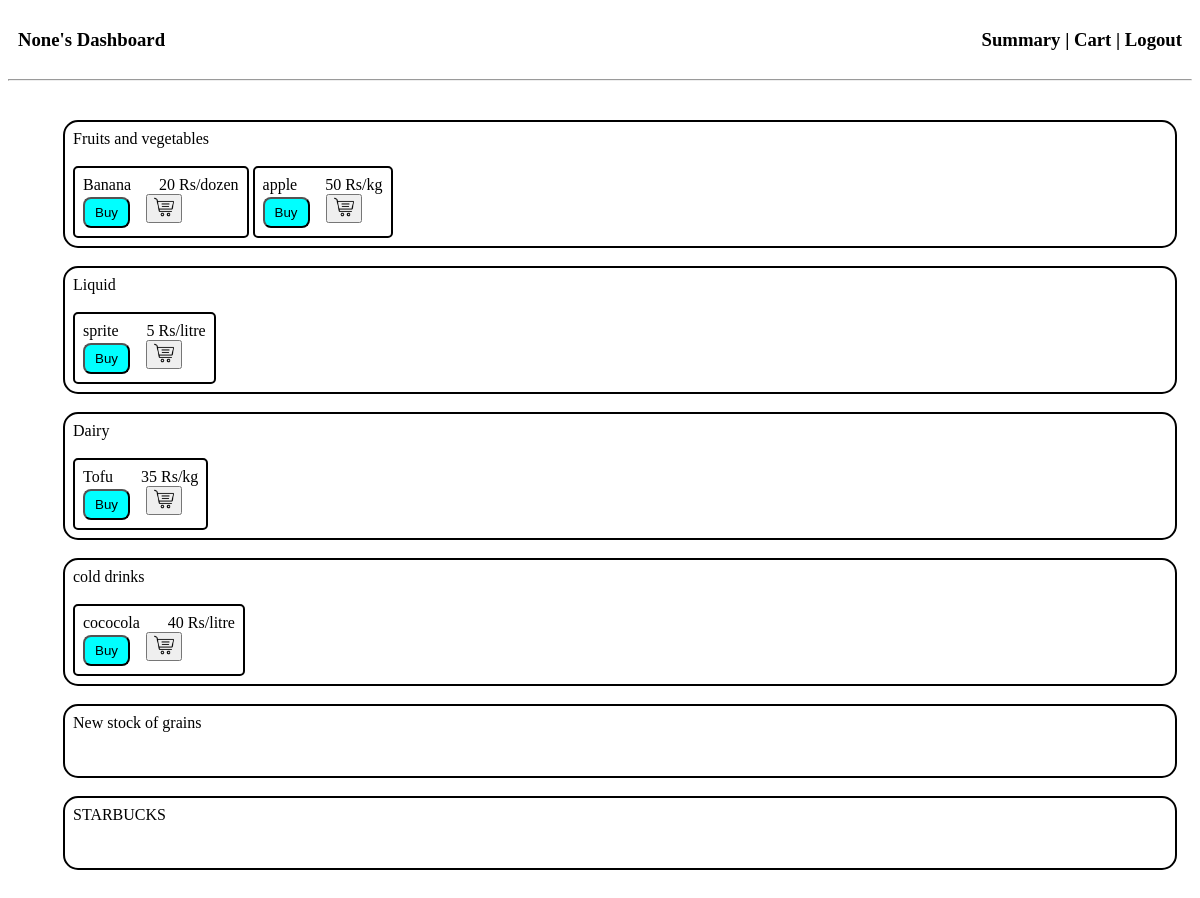
/user-dashboard, run on the app's committed database.
### application/models.py (models this page shows)
class Category(db.Model):
    __tablename__ = 'category'
    c_id = db.Column(db.Integer, primary_key=True, autoincrement=True)
    category_name = db.Column(db.String(120), nullable=False, unique=True)

class Stock(db.Model):
    __tablename__ = 'stock'
    s_id = db.Column(db.Integer, primary_key=True, autoincrement=True)
    p_id = db.Column(db.Integer)
    unit = db.Column(db.Integer, nullable=False)
    rate_per_unit = db.Column(db.Integer, nullable=False)
    quantity = db.Column(db.Integer, nullable=False)

### application/controllers.py (the view)
@app.route('/user-dashboard', methods=['GET','POST'])
def user_dashboard():
    username= request.args.get('username')
    categories = db.session.query(Category).all()
    products_by_category = {}
    for category in categories:
        category_name = category.category_name
        products = db.session.query(Product.product_name).filter_by(c_id=category.c_id).all()
        products_list = [product.product_name for product in products]
        products_by_category[category_name] = products_list
    cat_table = Category.query.all()
    cat_names = [x for x in products_by_category]
    stock = combined_view.query.all()
    return render_template('user_dashboard1.html',user_name = username, category=cat_names,product_dict=products_by_category,stock=stock )

### templates/user_dashboard1.html (shortened to what this page needs)
<!DOCTYPE html>
<html>
    <head>
        <link rel="stylesheet" href="../static/user_dashboard.css">
    </head>
    <body>
        <header>
            <h3>
                <div class="header-content">
                    <div>{{ user_name }}'s Dashboard</div>
                    <div>Summary
                        | <a href="{{ url_for('review_cart',username=user_name) }}">Cart</a> |
                        <a href="{{ url_for('logout') }}" class="logout-link">Logout</a></div>
                </div>
            </h3>
        </header>
        <hr>
        <div id="category-list" class="category-list">
            {% if category %}
            <ul>
                {% for item in category %}
                    <div class="category-box" id="category-box">
                        <div>{{ item }}</div>
                        <br>
                        {% if product_dict %}
                            {% for p in product_dict %}
                                {% if p == item %}
                                    {% for x in stock %}
                                        {% if x.category_name == item %}
                                        <ul class="product-list"><li>{{ x.product_name }} &nbsp;&nbsp;&nbsp;&nbsp;&nbsp; {{ x.rate_per_unit }} Rs/{{ x.unit }}</li>
                                            <li><a href="{{ url_for('buy_product', product_name=x.product_name, category_name=item, username=user_name) }}"><button class="buy-button">Buy</button></a>&nbsp;&nbsp;&nbsp;
                                                <a href="{{ url_for('addto_cart', product_name=x.product_name, category_name=item, username=user_name) }}"><button class="cart-button"><img src="../static/cart.png"></button></a>
                                            </li>
                                        </ul>
                                        {% endif %}
                                    {% endfor %}
                                {% endif %}
                            {% endfor %}
                        {% endif %}
                        <br>
                    </div>
                    <br>
                {% endfor %}
            </ul>
            {% else %}
                <div id="text" class="text">No categories or product created</div>
            {% endif %}
        </div>
    </body>
</html>

### static/user_dashboard.css (style rules this page uses)
.header-content { display: flex; justify-content: space-between; align-items: center; padding: 10px; }
a { color: black; text-decoration: none; }
.category-list { padding: 15px; }
.category-box { padding: 8px; height: auto; width: auto; border: 2px solid black; border-radius: 15px; }
.product-list { display: inline-block; text-align: left; padding: 8px; height: auto; width: auto; border: 2px solid black; border-radius: 5px; list-style: none; }
img { height: 20px; }
.buy-button { padding: 6px 10px; border-radius: 8px; text-align: center; background-color: cyan; }

### data on the page
Category: category_name "Fruits and vegetables"
Stock: product_name "Banana", rate_per_unit "20", unit "dozen"
Stock: product_name "apple", rate_per_unit "50", unit "kg"
Category: category_name "Liquid"
Stock: product_name "sprite", rate_per_unit "5", unit "litre"
Category: category_name "Dairy"
Stock: product_name "Tofu", rate_per_unit "35", unit "kg"
Category: category_name "cold drinks"
Stock: product_name "cococola", rate_per_unit "40", unit "litre"
Category: category_name "New stock of grains"
Category: category_name "STARBUCKS"

### other printed values
{{ user_name }} "None"
